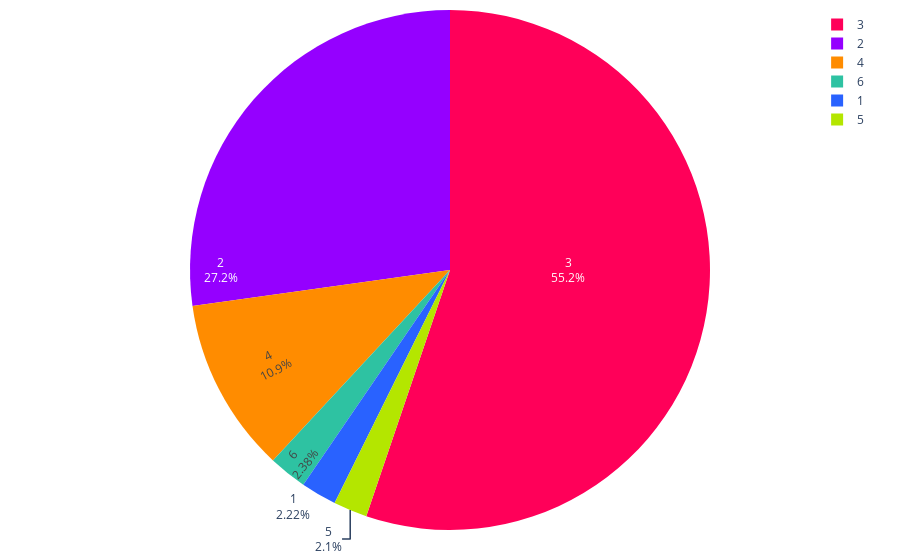

The code cell stored with this chart in its notebook:
### Code cell
def sumar_tablas(dataframes_list):
    tabla_suma = None
    
    for df in dataframes_list:
        tabla_actual = df.groupby(['Recamaras', 'segmento']).size().unstack(fill_value=0)
        
        if tabla_suma is None:
            tabla_suma = tabla_actual
        else:
            tabla_suma = tabla_suma.add(tabla_actual, fill_value=0)
    
    print("Tabla general de frecuencia:")
    print(tabla_suma)
    
    fig = graficar_tabla(tabla_suma)
    
    # Guardar la gráfica como archivo HTML
    guardar_grafico_como_html(fig, 'g_pie_recamaras_puebla', carpeta='graficas')
    
    return fig

colores = ['#2962ff', '#9500ff', '#ff0059', '#ff8c00', '#b4e600', '#2EC2A2','#E50CB6','#4225CF','#2CBA4D']

def graficar_tabla(tabla):
    segmentos = tabla.index
    valores = tabla.iloc[:, 0].tolist()  # Tomamos los valores de la primera columna de la tabla
    etiquetas = tabla.columns[0]  # Tomamos el nombre de la primera columna como etiqueta

    fig1 = go.Figure(data=[go.Pie(
        labels=segmentos, 
        values=valores,
        marker=dict(colors=colores),
        textinfo='label+percent',
        insidetextorientation='radial'
        )])

    fig1.update_layout(
        # title="Número de Recamaras"
        plot_bgcolor='rgba(0,0,0,0)',  # Color de fondo del gráfico
        margin=dict(l=10, r=10, t=10, b=10), # Ajusta los márgenes (left, right, top, bottom)
        )

    fig1.show()
    return fig1

def guardar_grafico_como_html(fig, nombre_archivo, carpeta='graficas'):
    # Crear la carpeta si no existe
    if not os.path.exists(carpeta):
        os.makedirs(carpeta)
    
    # Guardar la gráfica como archivo HTML en la carpeta especificada
    pio.write_html(fig, f'{carpeta}/{nombre_archivo}.html')
    # pio.write_html(fig, f'{carpeta}/{nombre_archivo}.png')

# Llamar a la función sumar_tablas con la lista de DataFrames como argumento
fig1 = sumar_tablas(dataframes_list)

### Figure 1 — Plotly figure (JSON) as saved in the notebook; plotly's stock layout.template omitted (floating-point values rounded to 4 significant figures)
{"data": [{"insidetextorientation": "radial", "labels": ["1", "2", "3", "4", "5", "6"], "marker": {"colors": ["#2962ff", "#9500ff", "#ff0059", "#ff8c00", "#b4e600", "#2EC2A2", "#E50CB6", "#4225CF", "#2CBA4D"]}, "textinfo": "label+percent", "type": "pie", "values": [72, 881, 1788, 352, 68, 77]}], "layout": {"margin": {"b": 10, "l": 10, "r": 10, "t": 10}, "plot_bgcolor": "rgba(0,0,0,0)"}}
